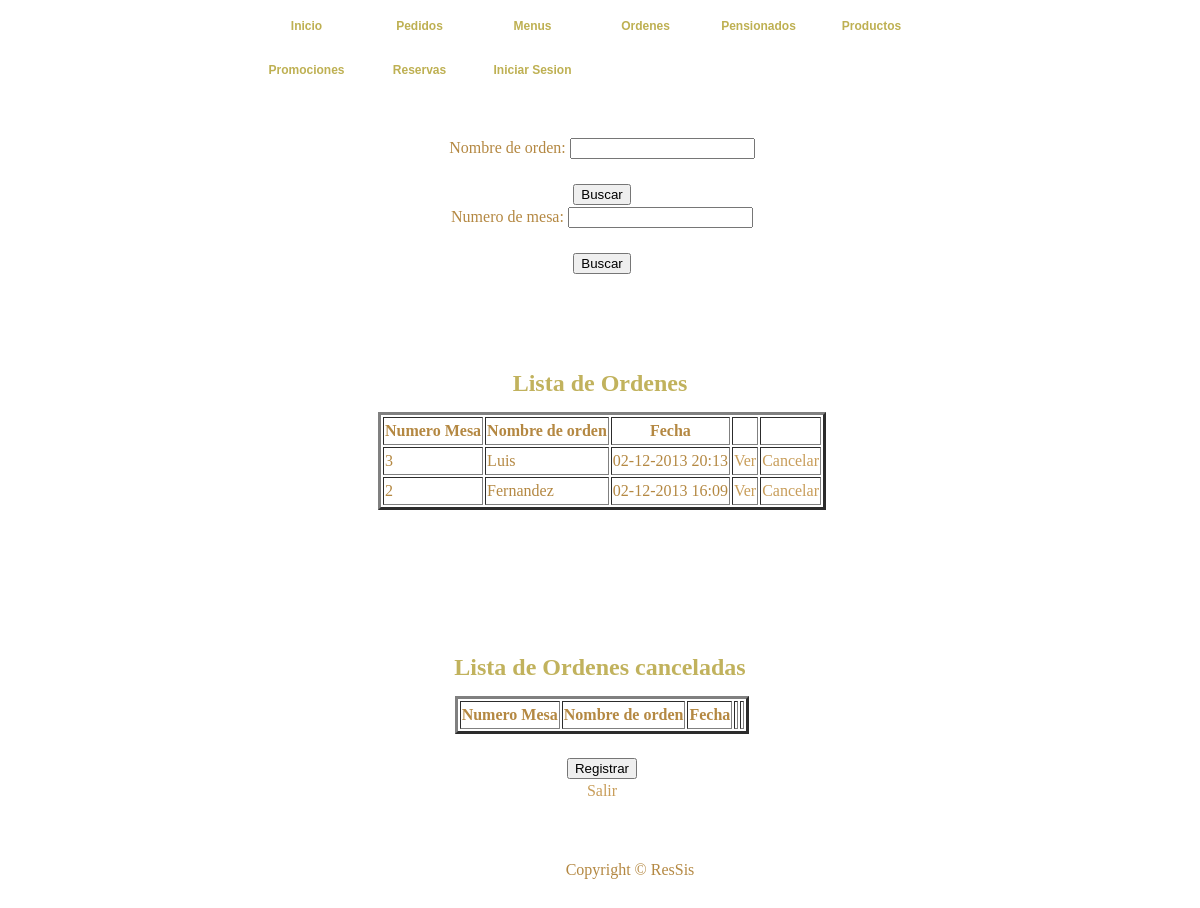
The page /Ordenes/index.php (signed in) on the database as committed earlier.
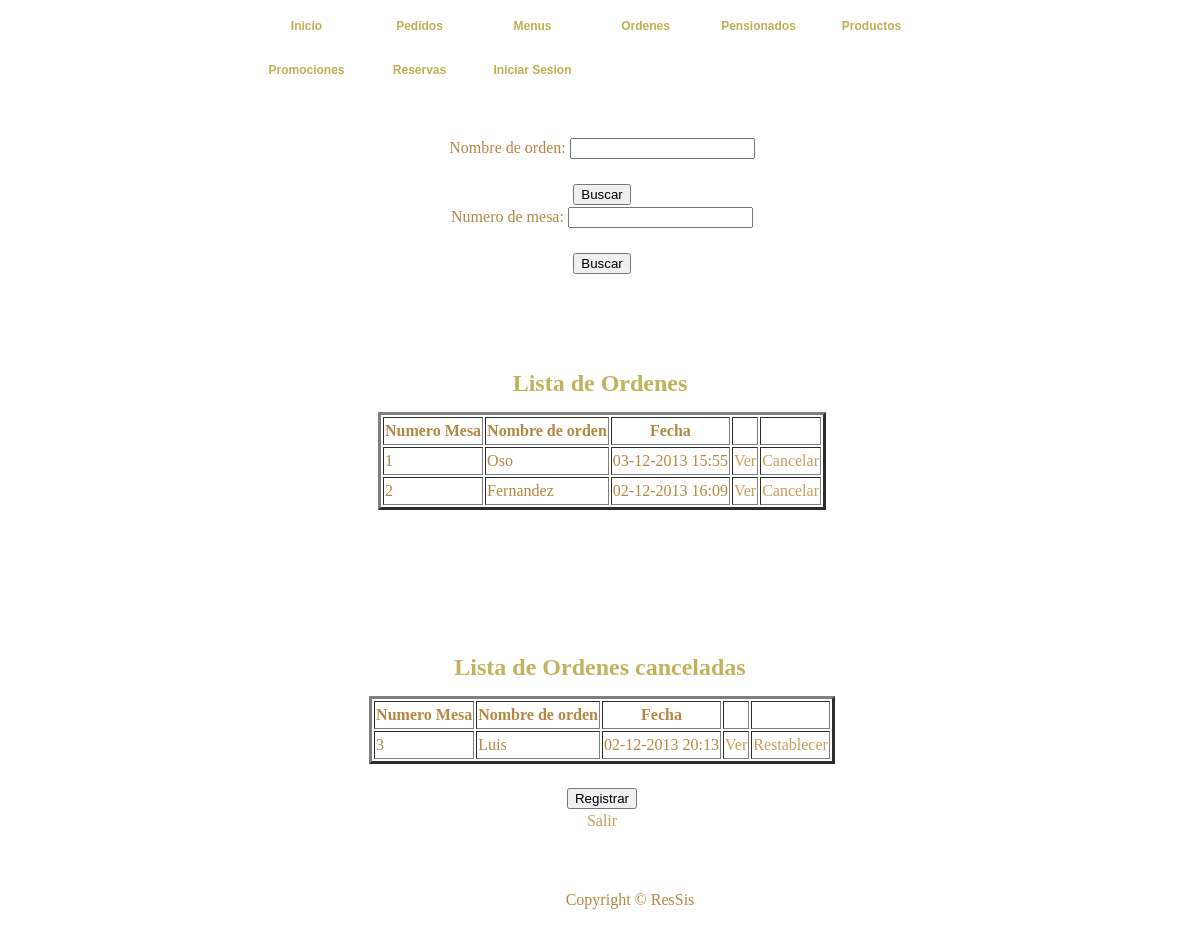
The same page on the database as committed later.
### tables this page shows
CREATE TABLE IF NOT EXISTS `orden` (
  `cod_orden` bigint(20) NOT NULL AUTO_INCREMENT,
  `num_mesa` int(2) NOT NULL,
  `nombre_cliente` varchar(40) NOT NULL,
  `fecha` datetime NOT NULL,
  `estado` tinyint(1) NOT NULL,
  PRIMARY KEY (`cod_orden`)
);

### Ordenes/index.php (the view, shortened to what this page needs)
<!DOCTYPE html PUBLIC "-//W3C//DTD XHTML 1.0 Transitional//EN" "http://www.w3.org/TR/xhtml1/DTD/xhtml1-transitional.dtd">
<HTML xmlns="http://www.w3.org/1999/xhtml">
	<HEAD>
	<link href="../CSS/templatemo_style.css" rel="stylesheet" type="text/css" />
		<?php require("../db/conexion_db.php");
		function mostrar_datos($res) {
			while($row=mysql_fetch_row($res)){
				$id=$row[0];
				$estado=$row[4];
				echo "<TR>";
				echo "<TD>".$row[1]."</TD>";
				echo "<TD>".$row[2]."</TD>";
				echo "<TD>".date_create($row[3])->format('d-m-Y H:i')."</TD>";
				echo "<TD>"."<a href=\"ver_orden.php?aux=$id\">Ver</a>"."</TD>";
				if ($row[4])
					echo "<TD>"."<a href=\"cancelar_orden.php?aux=$id&estado=$estado\">Cancelar</a>"."</TD>";
				else
					echo "<TD>"."<a href=\"cancelar_orden.php?aux=$id&estado=$estado\">Restablecer</a>"."</TD>";
				echo "</TR>";
			}
		}
		function obtener_datos($mesa, $nombre, $estado){
			if (!is_null($mesa)) {
				$res=mysql_query("SELECT * FROM orden where estado='$estado' and num_mesa = '$mesa' ORDER BY cod_orden DESC");
			} else {
				if (!is_null($nombre)){
					$res=mysql_query("SELECT * FROM orden where estado='$estado' and nombre_cliente like '%$nombre%' ORDER BY cod_orden DESC");
				} else {
					$res=mysql_query("SELECT * FROM orden where estado='$estado' ORDER BY cod_orden DESC");
				}
			}
			mostrar_datos($res);
		}
		function llenarTablas($estado){
			if(isset($_GET["Buscar"])){
				if(isset($_GET["mesa"])){
					obtener_datos($_GET["mesa"], null, $estado);
				} else {
					if(isset($_GET["nombre"])){
						obtener_datos(null, $_GET["nombre"], $estado);
					} else {
						obtener_datos(null, null, $estado);
					}
				}
			} else {
				obtener_datos(null, null, $estado);
			}
		}
		?>
	</HEAD>
	<BODY>
	<div id="templatemo_container">
			<div class="templatemo_topmenu">
				<ul>
      				<li><a href="../index.html" >Inicio</a></li>
      				<li><a href="../Pedidos/index.php">Pedidos</a></li>
      				<li><a href="../Menus/listaMenuDiario.php" >Menus</a></li>
				    <li><a href="index.php" class="current">Ordenes</a></li>
				    <li><a href="../Pensionados/listaPensionados.php">Pensionados</a></li>
				    <li><a href="../Productos/listaProductos.php">Productos</a></li>
				    <li><a href="../principalMarketing.php">Promociones</a></li>
				    <li><a href="../ReservaMesas/index.php">Reservas</a></li>
				    <li><a href="../Usuarios/login.php">Iniciar Sesion</a></li>
      			</ul>
			 </div>
			<BR>
		<div id="templatemo_content_section">
<BR><BR><CENTER>
		<FORM NAME="Datos1" Method="get" Action="index.php">
			Nombre de orden: <INPUT TYPE=Text NAME="nombre"><BR><br>
			<INPUT TYPE=Submit NAME="Buscar" VALUE="Buscar"><DD></DD>
		</FORM>
		<FORM NAME="Datos2" Method="get" Action="index.php">
			Numero de mesa: <INPUT TYPE=Text NAME="mesa"><BR><br>
			<INPUT TYPE=Submit NAME="Buscar" VALUE="Buscar"><DD></DD>
		</FORM>
		</div>
		<div id="templatemo_topsection">Lista de Ordenes<br></div>
<div id="templatemo_content_section">
<CENTER>
			<TABLE BORDER=3>
				<TR>
					<TH>Numero Mesa</TH>
					<TH>Nombre de orden</TH>
					<TH>Fecha</TH>
					<TH></TH>
					<TH></TH>
				</TR>
				<?php
					llenarTablas(1);
				?>
			</TABLE>
			</CENTER>
			<BR><BR>
			</div>
			<div id="templatemo_container">
			<div id="templatemo_topsection">Lista de Ordenes canceladas<br></div>
			<BR>
		<div id="templatemo_content_section">
<CENTER>
			<TABLE BORDER=3>
				<TR>
					<TH>Numero Mesa</TH>
					<TH>Nombre de orden</TH>
					<TH>Fecha</TH>
					<TH></TH>
					<TH></TH>
				</TR>
				<?php
					llenarTablas(0);
				?>
			</TABLE>
			<br>
			<form action="registrar_orden.php">
				<input type = "submit" name="Registrar" value = "Registrar">
			</form>
			<a href="../salir.php">Salir</a>
		</CENTER>
		<div id="templatemo_footer">Copyright © ResSis</div>
	</BODY>
</HTML>

### CSS/templatemo_style.css (style rules this page uses)
html { background: url(images/templatemo_html_bg.jpg) repeat; }
body { margin: 0; padding:0; font-family: "Times New Roman", Times, serif; font-size: 16px; line-height: 1.5em; color: #b48842; background: url(images/templatemo_body_bg.jpg) repeat-x center top; width: 100%; display: table; }
a:link, a:visited { color: #c89d59; text-decoration: none; }
#templatemo_container { width: 806px; margin: auto; }
.templatemo_topmenu { margin: auto; width: 700px; position:relative; }
.templatemo_topmenu ul { list-style: none; padding: 0px; margin: 0px; }
.templatemo_topmenu li { display: inline; }
.templatemo_topmenu li a { float: left; font-family: Arial, Helvetica, sans-serif; font-size: 12px; font-weight: bold; text-align: center; color: #beb052; width: 103px; height: 30px; margin-left: 5px; margin-right: 5px; padding-top: 14px; }
.templatemo_topmenu li a:hover, .templatemo_topmenu li .current { color: #beb052; background: url(images/templatemo_button_hover.jpg) no-repeat; }
#templatemo_topsection { float: left; margin-top: 40px; width: 806px; height: 48px; color: #c1b25d; font-size: 24px; font-weight: bold; padding-top: 50px; line-height: 1.6em; text-align: center; background: url(images/templatemo_title_bg.jpg) no-repeat; }
#templatemo_content_section { float: left; width: 750px; text-align: justify; padding-left: 30px; }
#templatemo_footer { float: left; margin: auto; margin-top: 20px; text-align: center; padding-top: 35px; width: 806px; height: 50px; background: url(images/templatemo_footer.jpg) no-repeat; background-position: top; }

Rows that differ between the two databases and show on the page:
added orden: num_mesa "1", nombre_cliente "Oso", fecha "03-12-2013 15:55"
shown differently, row unchanged: orden "Fernandez": moves up the list
changed orden "Luis": estado "Cancelar" → "Restablecer"
